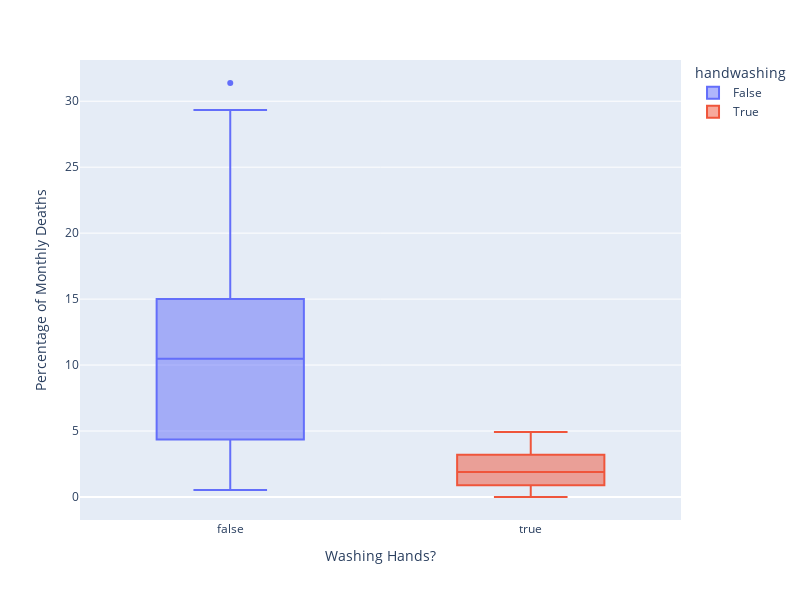

The code cell stored with this chart in its notebook:
### Code cell
import plotly.express as px
# from matplotlib.pyplot import figure

# figure(figsize=(8, 6), dpi=80)

box = px.box(
    data_frame=df_monthly,
    x="handwashing",
    y="pct_deaths",
    color="handwashing",
    height=600,
    width=800
)

box.update_layout(xaxis_title='Washing Hands?',
                  yaxis_title='Percentage of Monthly Deaths',)

box.show()

### Figure 1 — Plotly figure (JSON) as saved in the notebook; plotly's stock layout.template omitted (floating-point values rounded to 4 significant figures)
{"data": [{"alignmentgroup": "True", "hovertemplate": "handwashing=%{x}<br>pct_deaths=%{y}<extra></extra>", "legendgroup": "False", "marker": {"color": "#636efa"}, "name": "False", "notched": false, "offsetgroup": "False", "orientation": "v", "showlegend": true, "type": "box", "x": [false, false, false, false, false, false, false, false, false, false, false, false, false, false, false, false, false, false, false, false, false, false, false, false, false, false, false, false, false, false, false, false, false, false, false, false, false, false, false, false, false, false, false, false, false, false, false, false, false, false, false, false, false, false, false, false, false, false, false, false, false, false, false, false, false, false, false, false, false, false, false, false, false, false, false, false, false], "x0": " ", "xaxis": "x", "y": [14.57, 7.531, 4.332, 1.569, 0.7843, 5, 8.421, 1.351, 1.878, 11.02, 22.55, 20.85, 12.22, 10.23, 10.74, 3.226, 6.593, 20.78, 25.46, 18.39, 29.34, 22.97, 31.38, 19.12, 15.97, 12.41, 11.93, 6.098, 4.082, 0.5236, 1.554, 2.262, 17.6, 7.143, 8.051, 15.16, 11.28, 17.03, 17.31, 5.833, 2.679, 4.369, 6.32, 1.224, 3.226, 11.02, 10.55, 7.591, 4.745, 4.452, 4.231, 4.392, 7.143, 6.122, 3.586, 10.55, 14.84, 10.94, 10.49, 13.39, 18.09, 15.43, 18.97, 13.44, 10.15, 13.1, 18.06, 14.39, 14.96, 10.77, 5.369, 3.215, 1.923, 3.607, 18.27, 12.24, 2.239], "y0": " ", "yaxis": "y"}, {"alignmentgroup": "True", "hovertemplate": "handwashing=%{x}<br>pct_deaths=%{y}<extra></extra>", "legendgroup": "True", "marker": {"color": "#EF553B"}, "name": "True", "notched": false, "offsetgroup": "True", "orientation": "v", "showlegend": true, "type": "box", "x": [true, true, true, true, true, true, true, true, true, true, true, true, true, true, true, true, true, true, true, true, true], "x0": " ", "xaxis": "x", "y": [1.2, 1.894, 4.58, 3.957, 4.472, 2.93, 3.534, 0.6873, 0, 0.6557, 0.9585, 1.136, 0.3717, 0, 0.9615, 2.341, 2.903, 1.34, 2.233, 3.085, 4.926], "y0": " ", "yaxis": "y"}], "layout": {"boxmode": "overlay", "height": 600, "legend": {"title": {"text": "handwashing"}, "tracegroupgap": 0}, "margin": {"t": 60}, "width": 800, "xaxis": {"anchor": "y", "categoryarray": [false, true], "categoryorder": "array", "domain": [0, 1], "title": {"text": "Washing Hands?"}}, "yaxis": {"anchor": "x", "domain": [0, 1], "title": {"text": "Percentage of Monthly Deaths"}}}}
